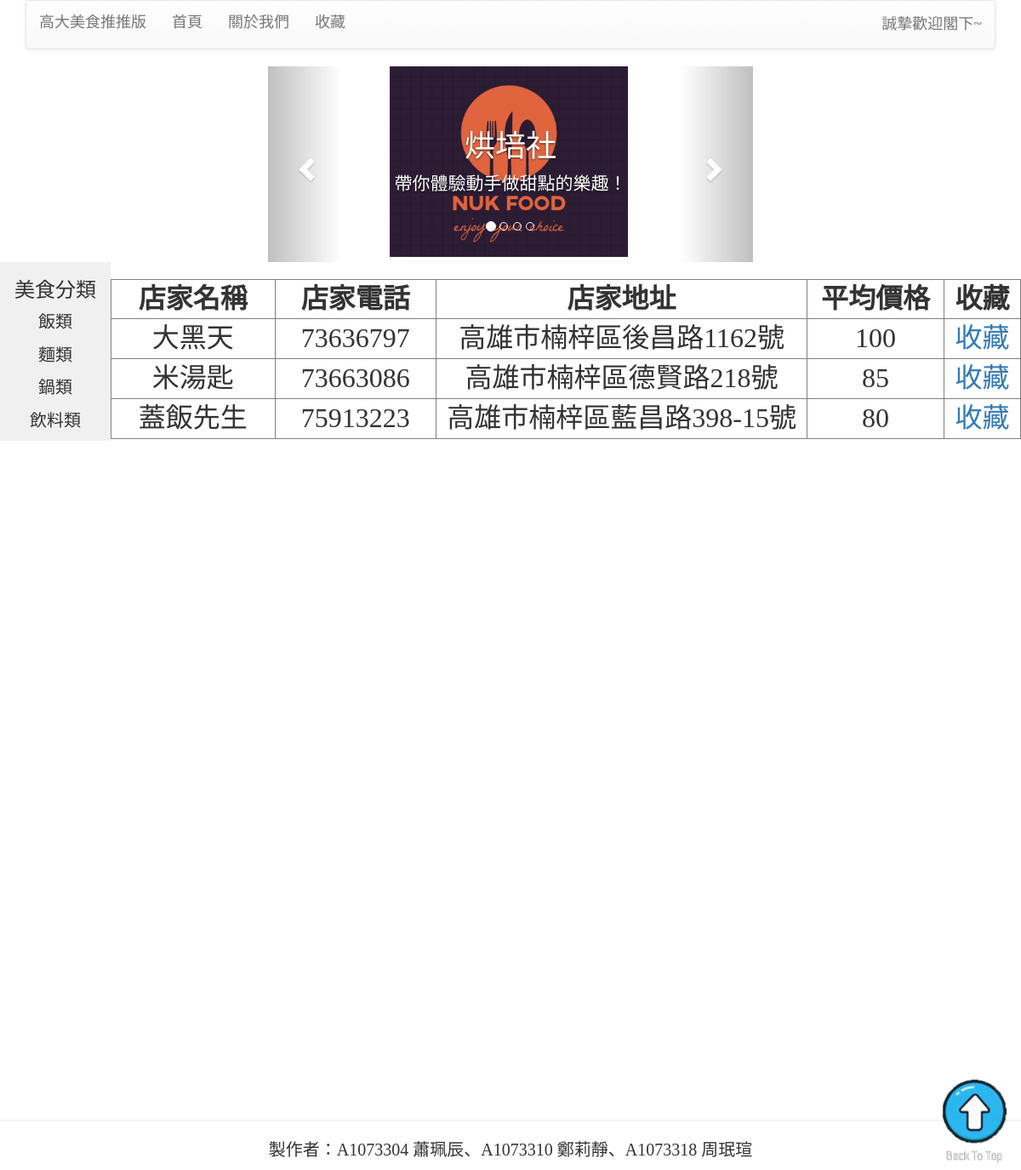
Before: /rice.php with the older database file.
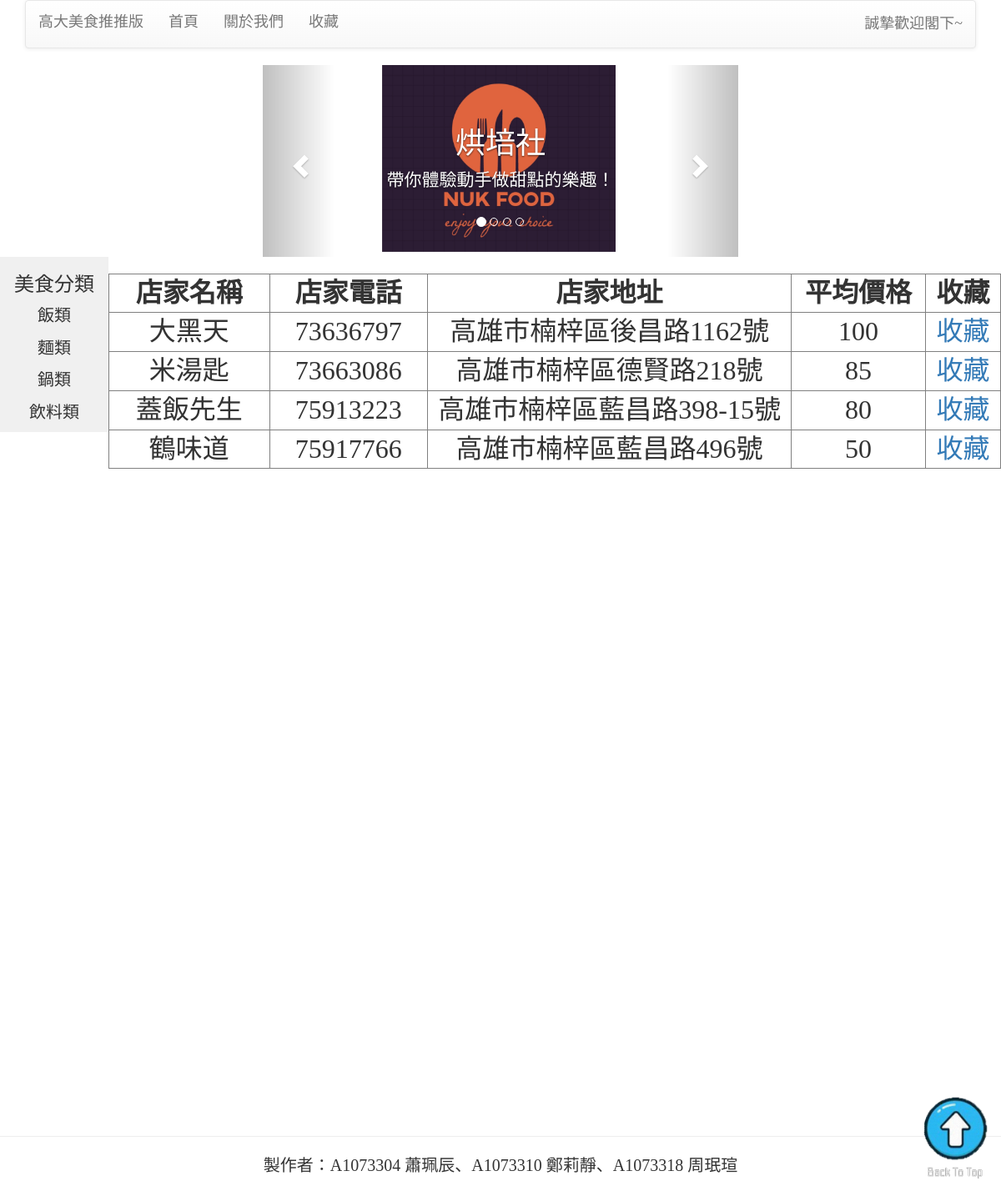
After: the same page with the newer database file.
### tables this page shows
CREATE TABLE `store` (
  `No` int(10) NOT NULL,
  `Name` varchar(100) NOT NULL,
  `Phone` int(100) NOT NULL,
  `Address` varchar(300) NOT NULL,
  `AVG_price` int(50) NOT NULL,
  `Class` varchar(100) NOT NULL
);

### rice.php (the view, shortened to what this page needs)
<!DOCTYPE html>
<html lang="en">
<head>
	<link rel="stylesheet" href="https://maxcdn.bootstrapcdn.com/bootstrap/3.3.7/css/bootstrap.min.css">
    <link rel="stylesheet" href="https://maxcdn.bootstrapcdn.com/bootstrap/3.3.7/css/bootstrap-theme.min.css">
    <link rel="stylesheet" href="store_all.css">
    <link rel="stylesheet" href="rice.css">
</head>
<body>
	<?php include("store_all.php");?>
      <div class="aside">
        <h3>美食分類</h3>
        <p><a href="rice.php">飯類</a></p>
        <p><a href="noodles.php">麵類</a></p>
        <p><a href="hotpot.php">鍋類</a></p>
        <p><a href="drink.php">飲料類</a></p>
      </div>
	<?php
	include("pro_conn.php");
	$SQL="SELECT * From store S WHERE S.class='rice' ORDER BY S.AVG_price DESC";
	$result=mysqli_query($link,$SQL);
	echo "<table border='1' style='font-size: 32px;text-align: center;'>";
	echo "<tr>";
	echo "<td width='220'><b>店家名稱</b></td><td width='200'><b>店家電話</b></td><td width='500'><b>店家地址</b></td><td width='180'><b>平均價格</b></td><td width='100'><b>收藏</b></td>";
	echo "</tr>";
	while ($row=mysqli_fetch_assoc($result)){
		echo "<tr>";
		echo "<td>".$row["Name"]."</td><td>".$row["Phone"]."</td><td>".$row["Address"]."</td><td>".$row["AVG_price"]."</td><td><a href=coll_new.php?No=".$row["No"].">收藏</a></td>";
		echo "</tr>";
	}
	echo "</table>";
	?>
	<footer>
    <hr>
    <p style="font-size: 20px;text-align: center;">製作者：A1073304 蕭珮辰、A1073310 鄭莉靜、A1073318 周珉瑄</p>
    </footer>
	<a style="display:scroll;position:fixed;bottom:0px;right:5px;" href="#" title="" onFocus="if(this.blur)this.blur()">
	<img alt='' border='0' src="photo/BtT.gif" width="100" onmouseout="this.src='photo/BtT.gif'" /></a>
</body>
</html>

### store_all.php (shortened to what this page needs)
<div class="container">
     <nav class="navbar navbar-default">
       <div class="container-fluid">
         <div class="navbar-header">
	    <a class="navbar-brand" href="index.php" style="font-size: 18px;">高大美食推推版</a>
         </div>
         <div id="navbar" class="navbar-collapse collapse">
           <ul class="nav navbar-nav">
             <li><a href="index.php" style="font-size: 18px;">首頁</a></li>
             <li><a href="intro.php" style="font-size: 18px;">關於我們</a></li>
             <li><a href="coll.php" style="font-size: 18px;">收藏</a></li>
           </ul>
           <p class="navbar-text navbar-right" style="font-size: 18px;">誠摯歡迎閣下~</p>
         </div>
       </div>
     </nav>
     <div id="myCarousel" class="carousel slide">
     <ol class="carousel-indicators">
         <li data-target="#myCarousel" data-slide-to="0" class="active"></li>
         <li data-target="#myCarousel" data-slide-to="1"></li>
         <li data-target="#myCarousel" data-slide-to="2"></li>
         <li data-target="#myCarousel" data-slide-to="3"></li>
     </ol>
     <div class="carousel-inner">
         <div class="item active">
         <a href="introduction.html"><img src="photo/good.jpg" width="280" style="margin-left: 25%;"></a>
           <div class="carousel-caption">
             <h1>烘培社</h1>
             <p class="lead">帶你體驗動手做甜點的樂趣！</p>
           </div>
         </div>
       </div>
       <a class="carousel-control left" href="#myCarousel" data-slide="prev">
         <span class="glyphicon glyphicon-chevron-left"></span></a>
       <a class="carousel-control right" href="#myCarousel" data-slide="next">
         <span class="glyphicon glyphicon-chevron-right"></span></a>
     </div>
 </div>

### store_all.css (style rules this page uses)
body { font-family: Microsoft JhengHei; }
#myCarousel { height: 230px; width: 50%; margin-left: 25%; }

### rice.css (style rules this page uses)
body { font-family: Microsoft JhengHei; }
.aside { float: left; width: 130px; background-color: #F0F0F0; }
.aside>h3 { text-align: center; }
.aside>p { text-align: center; font-size:20px; }
.aside>p>a { color: inherit; text-decoration: none; display: block; }
footer { margin-top: 800px; }

Changed rows visible on the page:
added store: Name "鶴味道", Phone "75917766", Address "高雄市楠梓區藍昌路496號", AVG_price "50"
